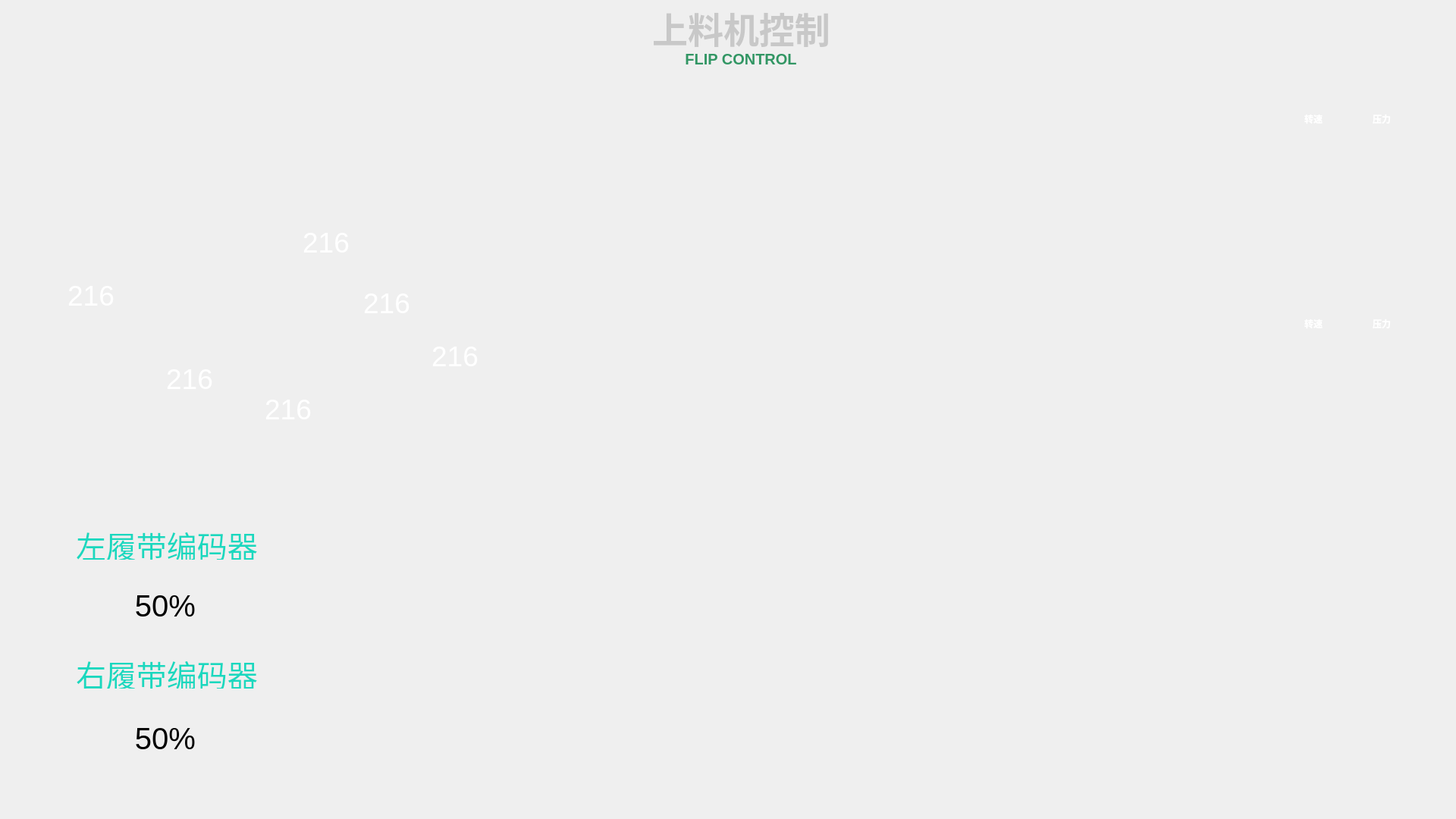
<?xml version="1.0" encoding="UTF-8"?>
<ui version="4.0">
 <class>fpjc</class>
 <widget class="QDialog" name="fpjc">
  <property name="geometry">
   <rect>
    <x>0</x>
    <y>0</y>
    <width>1920</width>
    <height>1080</height>
   </rect>
  </property>
  <property name="windowTitle">
   <string>Dialog</string>
  </property>
  <property name="autoFillBackground">
   <bool>false</bool>
  </property>
  <property name="styleSheet">
   <string notr="true">background-image: url(:/pic/翻抛系统背景_3.jpg);</string>
  </property>
  <widget class="FpjWatchs" name="fpjWatchsWidget" native="true">
   <property name="geometry">
    <rect>
     <x>691</x>
     <y>138</y>
     <width>672</width>
     <height>660</height>
    </rect>
   </property>
   <property name="styleSheet">
    <string notr="true">background: transparent; </string>
   </property>
  </widget>
  <widget class="QLabel" name="label_6">
   <property name="geometry">
    <rect>
     <x>1810</x>
     <y>418</y>
     <width>31</width>
     <height>17</height>
    </rect>
   </property>
   <property name="font">
    <font>
     <weight>75</weight>
     <bold>true</bold>
    </font>
   </property>
   <property name="styleSheet">
    <string notr="true">color: rgb(255, 255, 255);</string>
   </property>
   <property name="text">
    <string>压力</string>
   </property>
  </widget>
  <widget class="yhcDial" name="widget" native="true">
   <property name="geometry">
    <rect>
     <x>398</x>
     <y>744</y>
     <width>230</width>
     <height>230</height>
    </rect>
   </property>
   <property name="autoFillBackground">
    <bool>false</bool>
   </property>
   <property name="styleSheet">
    <string notr="true">background: transparent; </string>
   </property>
  </widget>
  <widget class="QLabel" name="label_9">
   <property name="geometry">
    <rect>
     <x>1810</x>
     <y>148</y>
     <width>31</width>
     <height>17</height>
    </rect>
   </property>
   <property name="font">
    <font>
     <weight>75</weight>
     <bold>true</bold>
    </font>
   </property>
   <property name="styleSheet">
    <string notr="true">color: rgb(255, 255, 255);</string>
   </property>
   <property name="text">
    <string>压力</string>
   </property>
  </widget>
  <widget class="QPushButton" name="alertButton">
   <property name="geometry">
    <rect>
     <x>1540</x>
     <y>764</y>
     <width>238</width>
     <height>61</height>
    </rect>
   </property>
   <property name="styleSheet">
    <string notr="true">background: transparent;
background-image: url(:/pic/报警信息-拷贝.png);</string>
   </property>
   <property name="text">
    <string/>
   </property>
   <property name="flat">
    <bool>true</bool>
   </property>
  </widget>
  <widget class="QLabel" name="label_8">
   <property name="geometry">
    <rect>
     <x>1781</x>
     <y>152</y>
     <width>21</width>
     <height>11</height>
    </rect>
   </property>
   <property name="styleSheet">
    <string notr="true">background-image: url(:/pic/形状-1-拷贝-2.png);</string>
   </property>
   <property name="text">
    <string/>
   </property>
  </widget>
  <widget class="ZsylChart" name="leftCurveWidget" native="true">
   <property name="geometry">
    <rect>
     <x>1427</x>
     <y>188</y>
     <width>440</width>
     <height>200</height>
    </rect>
   </property>
   <property name="styleSheet">
    <string notr="true">background: transparent; </string>
   </property>
  </widget>
  <widget class="QLabel" name="label_3">
   <property name="geometry">
    <rect>
     <x>1690</x>
     <y>422</y>
     <width>21</width>
     <height>11</height>
    </rect>
   </property>
   <property name="styleSheet">
    <string notr="true">background-image: url(:/pic/形状5.png);</string>
   </property>
   <property name="text">
    <string/>
   </property>
  </widget>
  <widget class="QPushButton" name="yhUpButton">
   <property name="geometry">
    <rect>
     <x>279</x>
     <y>942</y>
     <width>70</width>
     <height>64</height>
    </rect>
   </property>
   <property name="text">
    <string/>
   </property>
   <property name="flat">
    <bool>true</bool>
   </property>
  </widget>
  <widget class="QLabel" name="label_2">
   <property name="geometry">
    <rect>
     <x>100</x>
     <y>868</y>
     <width>250</width>
     <height>40</height>
    </rect>
   </property>
   <property name="font">
    <font>
     <pointsize>30</pointsize>
    </font>
   </property>
   <property name="styleSheet">
    <string notr="true">color: rgb(26, 216, 191);</string>
   </property>
   <property name="text">
    <string>右履带编码器</string>
   </property>
  </widget>
  <widget class="QLabel" name="label_10">
   <property name="geometry">
    <rect>
     <x>1720</x>
     <y>148</y>
     <width>31</width>
     <height>17</height>
    </rect>
   </property>
   <property name="font">
    <font>
     <weight>75</weight>
     <bold>true</bold>
    </font>
   </property>
   <property name="styleSheet">
    <string notr="true">color: rgb(255, 255, 255);</string>
   </property>
   <property name="text">
    <string>转速</string>
   </property>
  </widget>
  <widget class="QLabel" name="label_4">
   <property name="geometry">
    <rect>
     <x>1781</x>
     <y>422</y>
     <width>21</width>
     <height>11</height>
    </rect>
   </property>
   <property name="styleSheet">
    <string notr="true">background-image: url(:/pic/形状-4.png);</string>
   </property>
   <property name="text">
    <string/>
   </property>
  </widget>
  <widget class="QPushButton" name="speedDownButton">
   <property name="geometry">
    <rect>
     <x>87</x>
     <y>768</y>
     <width>70</width>
     <height>62</height>
    </rect>
   </property>
   <property name="text">
    <string/>
   </property>
   <property name="flat">
    <bool>true</bool>
   </property>
  </widget>
  <widget class="QPushButton" name="yhDownButton">
   <property name="geometry">
    <rect>
     <x>87</x>
     <y>943</y>
     <width>70</width>
     <height>62</height>
    </rect>
   </property>
   <property name="text">
    <string/>
   </property>
   <property name="flat">
    <bool>true</bool>
   </property>
  </widget>
  <widget class="QLabel" name="titleLabel">
   <property name="geometry">
    <rect>
     <x>837</x>
     <y>11</y>
     <width>281</width>
     <height>51</height>
    </rect>
   </property>
   <property name="font">
    <font>
     <family>Ubuntu</family>
     <pointsize>35</pointsize>
     <weight>75</weight>
     <bold>true</bold>
     <strikeout>false</strikeout>
    </font>
   </property>
   <property name="styleSheet">
    <string notr="true">background: transparent;
color:rgb(200, 200, 200);</string>
   </property>
   <property name="frameShape">
    <enum>QFrame::NoFrame</enum>
   </property>
   <property name="text">
    <string>上料机控制</string>
   </property>
   <property name="textFormat">
    <enum>Qt::PlainText</enum>
   </property>
   <property name="scaledContents">
    <bool>false</bool>
   </property>
   <property name="alignment">
    <set>Qt::AlignCenter</set>
   </property>
   <property name="wordWrap">
    <bool>false</bool>
   </property>
   <property name="indent">
    <number>10</number>
   </property>
  </widget>
  <widget class="QLabel" name="yhChoiseLabel">
   <property name="geometry">
    <rect>
     <x>156</x>
     <y>943</y>
     <width>124</width>
     <height>62</height>
    </rect>
   </property>
   <property name="font">
    <font>
     <pointsize>30</pointsize>
    </font>
   </property>
   <property name="styleSheet">
    <string notr="true"/>
   </property>
   <property name="text">
    <string>50%</string>
   </property>
   <property name="alignment">
    <set>Qt::AlignCenter</set>
   </property>
  </widget>
  <widget class="QLabel" name="label_11">
   <property name="geometry">
    <rect>
     <x>817</x>
     <y>68</y>
     <width>320</width>
     <height>20</height>
    </rect>
   </property>
   <property name="font">
    <font>
     <pointsize>15</pointsize>
     <weight>75</weight>
     <bold>true</bold>
    </font>
   </property>
   <property name="styleSheet">
    <string notr="true">background:transparent;
color: rgb(50, 150, 100);</string>
   </property>
   <property name="text">
    <string>FLIP CONTROL</string>
   </property>
   <property name="alignment">
    <set>Qt::AlignCenter</set>
   </property>
  </widget>
  <widget class="QPushButton" name="historyButton">
   <property name="geometry">
    <rect>
     <x>1540</x>
     <y>853</y>
     <width>238</width>
     <height>61</height>
    </rect>
   </property>
   <property name="styleSheet">
    <string notr="true">background: transparent;
background-image: url(:/pic/历史记录-拷贝.png);</string>
   </property>
   <property name="text">
    <string/>
   </property>
   <property name="flat">
    <bool>true</bool>
   </property>
  </widget>
  <widget class="ZsylChart" name="rightCurveWidget" native="true">
   <property name="geometry">
    <rect>
     <x>1427</x>
     <y>458</y>
     <width>440</width>
     <height>190</height>
    </rect>
   </property>
   <property name="styleSheet">
    <string notr="true">background: transparent; </string>
   </property>
  </widget>
  <widget class="QLabel" name="label_7">
   <property name="geometry">
    <rect>
     <x>1690</x>
     <y>152</y>
     <width>21</width>
     <height>11</height>
    </rect>
   </property>
   <property name="styleSheet">
    <string notr="true">background-image: url(:/pic/形状-1-拷贝.png);</string>
   </property>
   <property name="text">
    <string/>
   </property>
  </widget>
  <widget class="QPushButton" name="exitButton">
   <property name="geometry">
    <rect>
     <x>1739</x>
     <y>18</y>
     <width>130</width>
     <height>62</height>
    </rect>
   </property>
   <property name="text">
    <string/>
   </property>
   <property name="flat">
    <bool>true</bool>
   </property>
  </widget>
  <widget class="QLabel" name="label_5">
   <property name="geometry">
    <rect>
     <x>1720</x>
     <y>418</y>
     <width>31</width>
     <height>17</height>
    </rect>
   </property>
   <property name="font">
    <font>
     <weight>75</weight>
     <bold>true</bold>
    </font>
   </property>
   <property name="styleSheet">
    <string notr="true">color: rgb(255, 255, 255);</string>
   </property>
   <property name="text">
    <string>转速</string>
   </property>
  </widget>
  <widget class="QLabel" name="label">
   <property name="geometry">
    <rect>
     <x>100</x>
     <y>698</y>
     <width>250</width>
     <height>40</height>
    </rect>
   </property>
   <property name="font">
    <font>
     <pointsize>30</pointsize>
    </font>
   </property>
   <property name="styleSheet">
    <string notr="true">color: rgb(26, 216, 191);</string>
   </property>
   <property name="text">
    <string>左履带编码器</string>
   </property>
  </widget>
  <widget class="QLabel" name="speedLabel">
   <property name="geometry">
    <rect>
     <x>156</x>
     <y>768</y>
     <width>124</width>
     <height>62</height>
    </rect>
   </property>
   <property name="font">
    <font>
     <pointsize>30</pointsize>
    </font>
   </property>
   <property name="styleSheet">
    <string notr="true"/>
   </property>
   <property name="text">
    <string>50%</string>
   </property>
   <property name="alignment">
    <set>Qt::AlignCenter</set>
   </property>
  </widget>
  <widget class="QPushButton" name="speedUpButton">
   <property name="geometry">
    <rect>
     <x>279</x>
     <y>767</y>
     <width>70</width>
     <height>64</height>
    </rect>
   </property>
   <property name="text">
    <string/>
   </property>
   <property name="flat">
    <bool>true</bool>
   </property>
  </widget>
  <widget class="QLabel" name="wlanLabel">
   <property name="geometry">
    <rect>
     <x>1577</x>
     <y>38</y>
     <width>32</width>
     <height>29</height>
    </rect>
   </property>
   <property name="styleSheet">
    <string notr="true">background: transparent;
background-position:center;
background-repeat:no-repeat;
background-image: url(:/pic/信号4.png);</string>
   </property>
   <property name="text">
    <string/>
   </property>
  </widget>
  <widget class="QPushButton" name="assistButton">
   <property name="geometry">
    <rect>
     <x>1540</x>
     <y>940</y>
     <width>238</width>
     <height>61</height>
    </rect>
   </property>
   <property name="styleSheet">
    <string notr="true">background: transparent;
background-image: url(:/pic/辅助设备-拷贝.png);</string>
   </property>
   <property name="text">
    <string/>
   </property>
   <property name="flat">
    <bool>true</bool>
   </property>
  </widget>
  <widget class="QPushButton" name="leftFpButton">
   <property name="geometry">
    <rect>
     <x>1529</x>
     <y>135</y>
     <width>100</width>
     <height>42</height>
    </rect>
   </property>
   <property name="styleSheet">
    <string notr="true">border-image: url(:/pic/左翻抛.png);</string>
   </property>
   <property name="text">
    <string/>
   </property>
   <property name="flat">
    <bool>true</bool>
   </property>
  </widget>
  <widget class="QPushButton" name="leftLdButton">
   <property name="geometry">
    <rect>
     <x>1430</x>
     <y>135</y>
     <width>100</width>
     <height>42</height>
    </rect>
   </property>
   <property name="layoutDirection">
    <enum>Qt::RightToLeft</enum>
   </property>
   <property name="styleSheet">
    <string notr="true">border-image: url(:/pic/左履带.png) 0 0 0 100;</string>
   </property>
   <property name="text">
    <string/>
   </property>
   <property name="flat">
    <bool>true</bool>
   </property>
  </widget>
  <widget class="QPushButton" name="rightFpButton">
   <property name="geometry">
    <rect>
     <x>1529</x>
     <y>405</y>
     <width>100</width>
     <height>42</height>
    </rect>
   </property>
   <property name="styleSheet">
    <string notr="true">border-image: url(:/pic/右翻抛.png);</string>
   </property>
   <property name="text">
    <string/>
   </property>
   <property name="flat">
    <bool>true</bool>
   </property>
  </widget>
  <widget class="QPushButton" name="rightLdButton">
   <property name="geometry">
    <rect>
     <x>1430</x>
     <y>405</y>
     <width>100</width>
     <height>42</height>
    </rect>
   </property>
   <property name="layoutDirection">
    <enum>Qt::RightToLeft</enum>
   </property>
   <property name="styleSheet">
    <string notr="true">border-image: url(:/pic/右履带.png) 0 0 0 100;</string>
   </property>
   <property name="text">
    <string/>
   </property>
   <property name="flat">
    <bool>true</bool>
   </property>
  </widget>
  <widget class="QLabel" name="test_label">
   <property name="geometry">
    <rect>
     <x>70</x>
     <y>0</y>
     <width>200</width>
     <height>62</height>
    </rect>
   </property>
   <property name="font">
    <font>
     <pointsize>20</pointsize>
     <weight>75</weight>
     <bold>true</bold>
    </font>
   </property>
   <property name="styleSheet">
    <string notr="true">border-image: url(:/pic/hq_logo.png);
background: transparent;</string>
   </property>
   <property name="text">
    <string/>
   </property>
   <property name="alignment">
    <set>Qt::AlignCenter</set>
   </property>
  </widget>
  <widget class="QFrame" name="frame">
   <property name="geometry">
    <rect>
     <x>50</x>
     <y>120</y>
     <width>620</width>
     <height>510</height>
    </rect>
   </property>
   <property name="styleSheet">
    <string notr="true">background-image: url(:/pic/fpj.png);</string>
   </property>
   <property name="frameShape">
    <enum>QFrame::NoFrame</enum>
   </property>
   <property name="frameShadow">
    <enum>QFrame::Raised</enum>
   </property>
   <property name="lineWidth">
    <number>1</number>
   </property>
   <widget class="QLabel" name="SLJ_LeftFront_label">
    <property name="geometry">
     <rect>
      <x>20</x>
      <y>230</y>
      <width>100</width>
      <height>80</height>
     </rect>
    </property>
    <property name="font">
     <font>
      <pointsize>28</pointsize>
     </font>
    </property>
    <property name="styleSheet">
     <string notr="true">color: rgb(255, 255, 255);</string>
    </property>
    <property name="text">
     <string>216</string>
    </property>
    <property name="alignment">
     <set>Qt::AlignCenter</set>
    </property>
   </widget>
   <widget class="QLabel" name="SLJ_LeftBehind_label">
    <property name="geometry">
     <rect>
      <x>150</x>
      <y>340</y>
      <width>100</width>
      <height>80</height>
     </rect>
    </property>
    <property name="font">
     <font>
      <pointsize>28</pointsize>
     </font>
    </property>
    <property name="styleSheet">
     <string notr="true">color: rgb(255, 255, 255);</string>
    </property>
    <property name="text">
     <string>216</string>
    </property>
    <property name="alignment">
     <set>Qt::AlignCenter</set>
    </property>
   </widget>
   <widget class="QLabel" name="SLJ_RightFront_label">
    <property name="geometry">
     <rect>
      <x>330</x>
      <y>160</y>
      <width>100</width>
      <height>80</height>
     </rect>
    </property>
    <property name="font">
     <font>
      <pointsize>28</pointsize>
     </font>
    </property>
    <property name="styleSheet">
     <string notr="true">color: rgb(255, 255, 255);</string>
    </property>
    <property name="text">
     <string>216</string>
    </property>
    <property name="alignment">
     <set>Qt::AlignCenter</set>
    </property>
   </widget>
   <widget class="QLabel" name="SLJ_RightBehind_label">
    <property name="geometry">
     <rect>
      <x>410</x>
      <y>240</y>
      <width>100</width>
      <height>80</height>
     </rect>
    </property>
    <property name="font">
     <font>
      <pointsize>28</pointsize>
     </font>
    </property>
    <property name="styleSheet">
     <string notr="true">color: rgb(255, 255, 255);</string>
    </property>
    <property name="text">
     <string>216</string>
    </property>
    <property name="alignment">
     <set>Qt::AlignCenter</set>
    </property>
   </widget>
   <widget class="QLabel" name="SLJ_Left_Roller_Speed_label">
    <property name="geometry">
     <rect>
      <x>280</x>
      <y>380</y>
      <width>100</width>
      <height>80</height>
     </rect>
    </property>
    <property name="font">
     <font>
      <pointsize>28</pointsize>
     </font>
    </property>
    <property name="styleSheet">
     <string notr="true">color: rgb(255, 255, 255);</string>
    </property>
    <property name="text">
     <string>216</string>
    </property>
    <property name="alignment">
     <set>Qt::AlignCenter</set>
    </property>
   </widget>
   <widget class="QLabel" name="SLJ_Right_Roller_Speed_label">
    <property name="geometry">
     <rect>
      <x>500</x>
      <y>310</y>
      <width>100</width>
      <height>80</height>
     </rect>
    </property>
    <property name="font">
     <font>
      <pointsize>28</pointsize>
     </font>
    </property>
    <property name="styleSheet">
     <string notr="true">color: rgb(255, 255, 255);</string>
    </property>
    <property name="text">
     <string>216</string>
    </property>
    <property name="alignment">
     <set>Qt::AlignCenter</set>
    </property>
   </widget>
  </widget>
  <widget class="ControlHistory" name="hisWidget" native="true">
   <property name="geometry">
    <rect>
     <x>690</x>
     <y>809</y>
     <width>690</width>
     <height>231</height>
    </rect>
   </property>
   <property name="styleSheet">
    <string notr="true">background: transparent;</string>
   </property>
  </widget>
 </widget>
 <customwidgets>
  <customwidget>
   <class>ZsylChart</class>
   <extends>QWidget</extends>
   <header>zsylchart.h</header>
   <container>1</container>
  </customwidget>
  <customwidget>
   <class>yhcDial</class>
   <extends>QWidget</extends>
   <header>yhcdial.h</header>
   <container>1</container>
  </customwidget>
  <customwidget>
   <class>ControlHistory</class>
   <extends>QWidget</extends>
   <header>controlhistory.h</header>
   <container>1</container>
  </customwidget>
  <customwidget>
   <class>FpjWatchs</class>
   <extends>QWidget</extends>
   <header location="global">fpjwatchs.h</header>
   <container>1</container>
  </customwidget>
 </customwidgets>
 <resources/>
 <connections/>
</ui>
